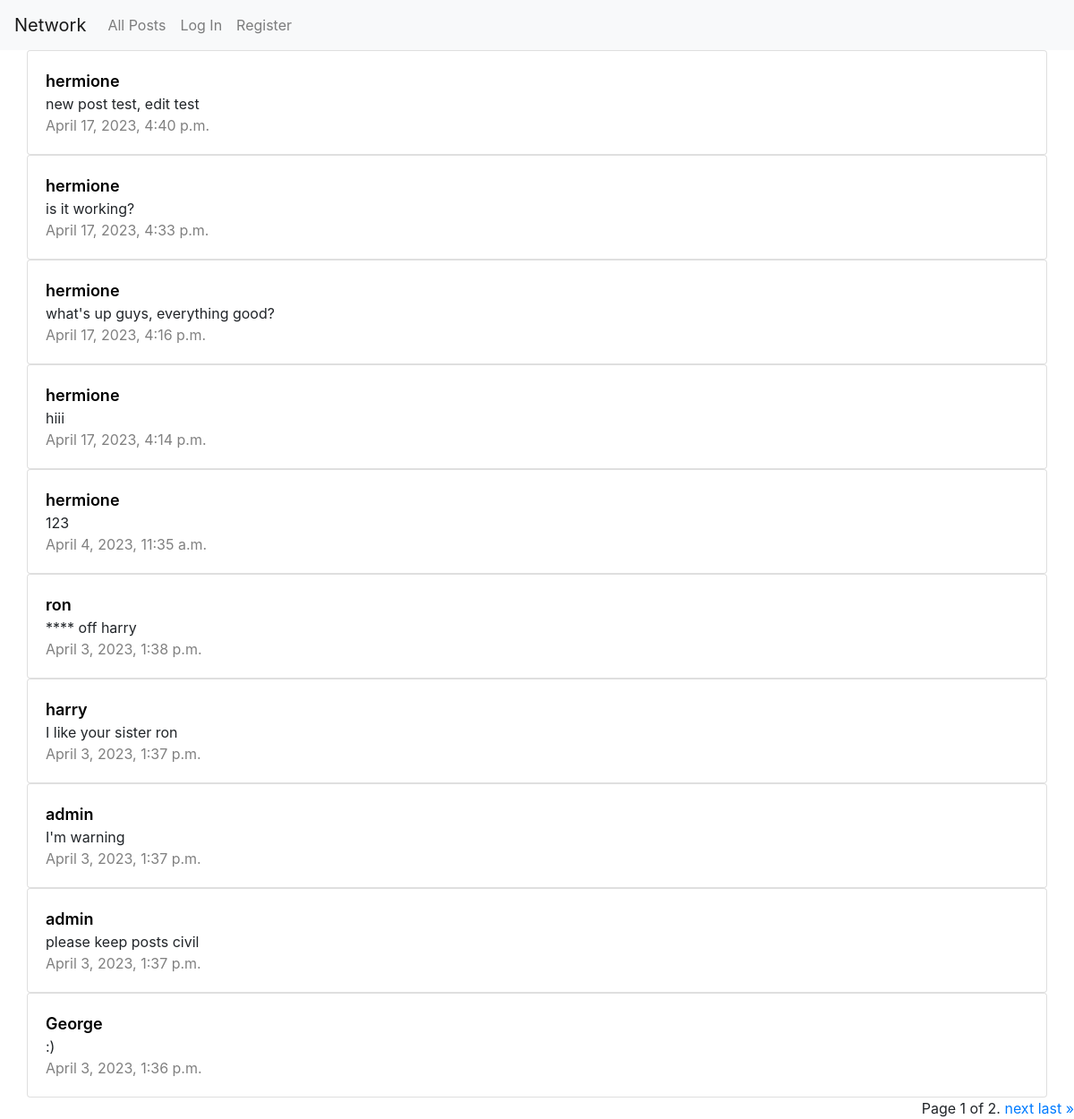
The page / on the database its author committed.
### network/models.py (models this page shows, shortened)
class Post(models.Model):
    creator = models.ForeignKey(User, on_delete=models.CASCADE, blank=True, null=True, related_name="creator")
    content = models.CharField(max_length=128, null=True)
    timestamp = models.DateTimeField(default=timezone.now)
    likes = models.ManyToManyField(User, blank=True, related_name="likes")

class User(AbstractUser):
    follower_users = models.ManyToManyField("self",blank=True, symmetrical= False, related_name="follower")
    following_users = models.ManyToManyField("self",blank=True, symmetrical= False, related_name="following")
    def __str__(self):
        return f"{self.username}"

### network/views.py (the view)
# urls.py: path("", views.index, name="index"),
def index(request):
    user = request.user
    post_list = Post.objects.all().order_by('-timestamp')
    paginator = Paginator(post_list, 10)
    page_number = request.GET.get('page')
    page_obj = paginator.get_page(page_number)
    return render(request, "network/index.html",{
       "posts": page_obj,
       "user": user,
    })

### network/templates/network/index.html (shortened to what this page needs)
{% extends "network/layout.html" %} {% load static %} {% block body %}
{% for post in posts %}
<div class="row">
	<div class="col">
		<div class="card">
			<div class="card-body">
				<div class="post" data-postid="{{post.id}}">
					<a class="card-title" href="{% url 'viewProfile' id=post.creator.id %}">{{post.creator}}</a>
					<br />
					<a class="content">{{post.content}}</a>
					<br />
					<a class="timestamp">{{post.timestamp}}</a>
					<br />
				</div>
			</div>
		</div>
	</div>
</div>
{% endfor %}
<div class="pagination">
	<span class="step-links">
		<span class="current"> Page {{ posts.number }} of {{ posts.paginator.num_pages }}. </span>
		{% if posts.has_next %}
		<a href="?page={{ posts.next_page_number }}">next</a>
		<a href="?page={{ posts.paginator.num_pages }}">last &raquo;</a>
		{% endif %}
	</span>
</div>
{% endblock %}

### network/templates/network/layout.html (shortened to what this page needs)
{% load static %}
<!DOCTYPE html>
<html lang="en">
    <head>
        <link rel="stylesheet" href="https://stackpath.bootstrapcdn.com/bootstrap/4.4.1/css/bootstrap.min.css">
        <link href="{% static 'network/styles.css' %}" rel="stylesheet">
    </head>
    <body>
        <nav class="navbar navbar-expand-lg navbar-light bg-light">
            <a class="navbar-brand" href="#">Network</a>
            <div>
              <ul class="navbar-nav mr-auto">
                <li class="nav-item">
                  <a class="nav-link" href="{% url 'index' %}">All Posts</a>
                </li>
                {% if user.is_authenticated %}
                    <li class="nav-item">
                        <a class="nav-link" href="{% url 'following' %}">Following</a>
                    </li>
                    <li class="nav-item">
                        <a class="nav-link" href="{% url 'logout' %}">Log Out</a>
                    </li>
                {% else %}
                    <li class="nav-item">
                        <a class="nav-link" href="{% url 'login' %}">Log In</a>
                    </li>
                    <li class="nav-item">
                        <a class="nav-link" href="{% url 'register' %}">Register</a>
                    </li>
                {% endif %}
              </ul>
            </div>
          </nav>
        <div class="body">
            {% block body %}
            {% endblock %}
        </div>
    </body>
</html>

### network/static/network/styles.css (style rules this page uses)
.row { margin: auto; border-radius: 5px; height: auto; width: 95%; }
.col { padding: 0; }
.card-title { font-weight: 600; font-size: large; color: black; }
.post > .timestamp { color: grey; }
.pagination { float: right; }

### rows shown on the page
Post: creator "hermione", content "new post test, edit test", timestamp "April 17, 2023, 4:40 p.m."
Post: creator "hermione", content "is it working?", timestamp "April 17, 2023, 4:33 p.m."
Post: creator "hermione", content "what's up guys, everything good?", timestamp "April 17, 2023, 4:16 p.m."
Post: creator "hermione", content "hiii", timestamp "April 17, 2023, 4:14 p.m."
Post: creator "hermione", content "123", timestamp "April 4, 2023, 11:35 a.m."
Post: creator "ron", content "**** off harry", timestamp "April 3, 2023, 1:38 p.m."
Post: creator "harry", content "I like your sister ron", timestamp "April 3, 2023, 1:37 p.m."
Post: creator "admin", content "I'm warning", timestamp "April 3, 2023, 1:37 p.m."
Post: creator "admin", content "please keep posts civil", timestamp "April 3, 2023, 1:37 p.m."
Post: creator "George", content ":)", timestamp "April 3, 2023, 1:36 p.m."

### other values the page prints
{{ posts.number }} "1"
{{ posts.paginator.num_pages }} "2"
